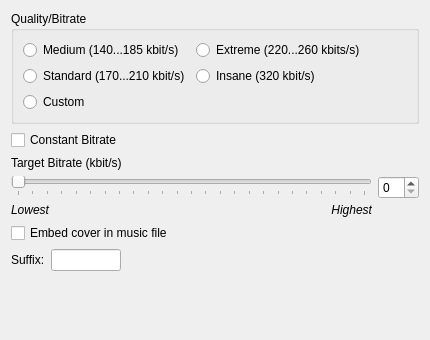
<?xml version="1.0" encoding="UTF-8"?>
<ui version="4.0">
 <class>LAMEWidgetUI</class>
 <widget class="QWidget" name="LAMEWidgetUI">
  <property name="geometry">
   <rect>
    <x>0</x>
    <y>0</y>
    <width>430</width>
    <height>340</height>
   </rect>
  </property>
  <property name="sizePolicy">
   <sizepolicy hsizetype="Preferred" vsizetype="Preferred">
    <horstretch>0</horstretch>
    <verstretch>0</verstretch>
   </sizepolicy>
  </property>
  <property name="minimumSize">
   <size>
    <width>430</width>
    <height>300</height>
   </size>
  </property>
  <layout class="QGridLayout" name="gridLayout_2">
   <item row="0" column="0">
    <widget class="QGroupBox" name="groupBox">
     <property name="sizePolicy">
      <sizepolicy hsizetype="Preferred" vsizetype="Preferred">
       <horstretch>0</horstretch>
       <verstretch>0</verstretch>
      </sizepolicy>
     </property>
     <property name="font">
      <font>
       <weight>50</weight>
       <bold>false</bold>
      </font>
     </property>
     <property name="title">
      <string>Quality/Bitrate</string>
     </property>
     <layout class="QGridLayout" name="gridLayout">
      <item row="0" column="0">
       <widget class="QRadioButton" name="radioButton_medium">
        <property name="font">
         <font>
          <weight>50</weight>
          <bold>false</bold>
         </font>
        </property>
        <property name="toolTip">
         <string>This preset should provide near transparency to most people on most music.</string>
        </property>
        <property name="text">
         <string>Medium (140...185 kbit/s)</string>
        </property>
       </widget>
      </item>
      <item row="0" column="1">
       <widget class="QRadioButton" name="radioButton_extreme">
        <property name="font">
         <font>
          <weight>50</weight>
          <bold>false</bold>
         </font>
        </property>
        <property name="toolTip">
         <string>If you have extremely good hearing and similar equipment, this preset will generally provide slightly higher quality than the &quot;standard&quot; mode</string>
        </property>
        <property name="text">
         <string>Extreme (220...260 kbits/s)</string>
        </property>
       </widget>
      </item>
      <item row="0" column="2" rowspan="2">
       <spacer name="horizontalSpacer_2">
        <property name="orientation">
         <enum>Qt::Horizontal</enum>
        </property>
        <property name="sizeHint" stdset="0">
         <size>
          <width>21</width>
          <height>20</height>
         </size>
        </property>
       </spacer>
      </item>
      <item row="1" column="0">
       <widget class="QRadioButton" name="radioButton_standard">
        <property name="font">
         <font>
          <weight>50</weight>
          <bold>false</bold>
         </font>
        </property>
        <property name="toolTip">
         <string>This preset should generally be transparent to most people on most music and is already quite high in quality.</string>
        </property>
        <property name="text">
         <string>Standard (170...210 kbit/s)</string>
        </property>
       </widget>
      </item>
      <item row="1" column="1">
       <widget class="QRadioButton" name="radioButton_insane">
        <property name="font">
         <font>
          <weight>50</weight>
          <bold>false</bold>
         </font>
        </property>
        <property name="toolTip">
         <string>This preset will usually be overkill for most people and most situations, but if you must have the absolute highest quality with no regard to filesize, this is the way to go.</string>
        </property>
        <property name="text">
         <string>Insane (320 kbit/s)</string>
        </property>
       </widget>
      </item>
      <item row="2" column="0">
       <widget class="QRadioButton" name="radioButton_custom">
        <property name="font">
         <font>
          <weight>50</weight>
          <bold>false</bold>
         </font>
        </property>
        <property name="text">
         <string>Custom</string>
        </property>
       </widget>
      </item>
     </layout>
    </widget>
   </item>
   <item row="1" column="0">
    <widget class="QCheckBox" name="checkBox_cbr">
     <property name="text">
      <string>Constant Bitrate</string>
     </property>
    </widget>
   </item>
   <item row="2" column="0">
    <widget class="QLabel" name="label_targetbitrate">
     <property name="sizePolicy">
      <sizepolicy hsizetype="Preferred" vsizetype="Fixed">
       <horstretch>0</horstretch>
       <verstretch>0</verstretch>
      </sizepolicy>
     </property>
     <property name="text">
      <string>Target Bitrate (kbit/s)</string>
     </property>
    </widget>
   </item>
   <item row="3" column="0">
    <layout class="QHBoxLayout" name="horizontalLayout_3">
     <item>
      <layout class="QVBoxLayout" name="verticalLayout">
       <item>
        <widget class="QSlider" name="horizontalSlider_bitrate">
         <property name="minimum">
          <number>80</number>
         </property>
         <property name="maximum">
          <number>320</number>
         </property>
         <property name="pageStep">
          <number>10</number>
         </property>
         <property name="orientation">
          <enum>Qt::Horizontal</enum>
         </property>
         <property name="tickPosition">
          <enum>QSlider::TicksBelow</enum>
         </property>
         <property name="tickInterval">
          <number>10</number>
         </property>
        </widget>
       </item>
       <item>
        <layout class="QHBoxLayout" name="horizontalLayout_2">
         <item>
          <widget class="QLabel" name="label_lowest">
           <property name="font">
            <font>
             <italic>true</italic>
            </font>
           </property>
           <property name="text">
            <string>Lowest</string>
           </property>
          </widget>
         </item>
         <item>
          <widget class="QLabel" name="label_highest">
           <property name="font">
            <font>
             <italic>true</italic>
            </font>
           </property>
           <property name="text">
            <string>Highest</string>
           </property>
           <property name="alignment">
            <set>Qt::AlignRight|Qt::AlignTrailing|Qt::AlignVCenter</set>
           </property>
          </widget>
         </item>
        </layout>
       </item>
      </layout>
     </item>
     <item>
      <layout class="QVBoxLayout" name="verticalLayout_2">
       <item>
        <widget class="QSpinBox" name="kintspinbox_bitrate">
         <property name="maximum">
          <number>99</number>
         </property>
         <property name="value">
          <number>0</number>
         </property>
        </widget>
       </item>
       <item>
        <spacer name="verticalSpacer_2">
         <property name="orientation">
          <enum>Qt::Vertical</enum>
         </property>
         <property name="sizeType">
          <enum>QSizePolicy::Fixed</enum>
         </property>
         <property name="sizeHint" stdset="0">
          <size>
           <width>20</width>
           <height>18</height>
          </size>
         </property>
        </spacer>
       </item>
      </layout>
     </item>
    </layout>
   </item>
   <item row="4" column="0">
    <widget class="QCheckBox" name="checkBox_embedcover">
     <property name="text">
      <string>Embed cover in music file</string>
     </property>
    </widget>
   </item>
   <item row="5" column="0">
    <layout class="QHBoxLayout" name="horizontalLayout">
     <item>
      <widget class="QLabel" name="label_suffix">
       <property name="sizePolicy">
        <sizepolicy hsizetype="Preferred" vsizetype="Fixed">
         <horstretch>0</horstretch>
         <verstretch>0</verstretch>
        </sizepolicy>
       </property>
       <property name="text">
        <string>Suffix:</string>
       </property>
      </widget>
     </item>
     <item>
      <widget class="QLineEdit" name="qlineedit_suffix">
       <property name="sizePolicy">
        <sizepolicy hsizetype="Fixed" vsizetype="Fixed">
         <horstretch>30</horstretch>
         <verstretch>0</verstretch>
        </sizepolicy>
       </property>
       <property name="maximumSize">
        <size>
         <width>70</width>
         <height>16777215</height>
        </size>
       </property>
      </widget>
     </item>
     <item>
      <spacer name="horizontalSpacer">
       <property name="orientation">
        <enum>Qt::Horizontal</enum>
       </property>
       <property name="sizeHint" stdset="0">
        <size>
         <width>40</width>
         <height>20</height>
        </size>
       </property>
      </spacer>
     </item>
    </layout>
   </item>
   <item row="6" column="0">
    <spacer name="verticalSpacer">
     <property name="orientation">
      <enum>Qt::Vertical</enum>
     </property>
     <property name="sizeHint" stdset="0">
      <size>
       <width>20</width>
       <height>0</height>
      </size>
     </property>
    </spacer>
   </item>
  </layout>
 </widget>
 <resources/>
 <connections/>
</ui>
